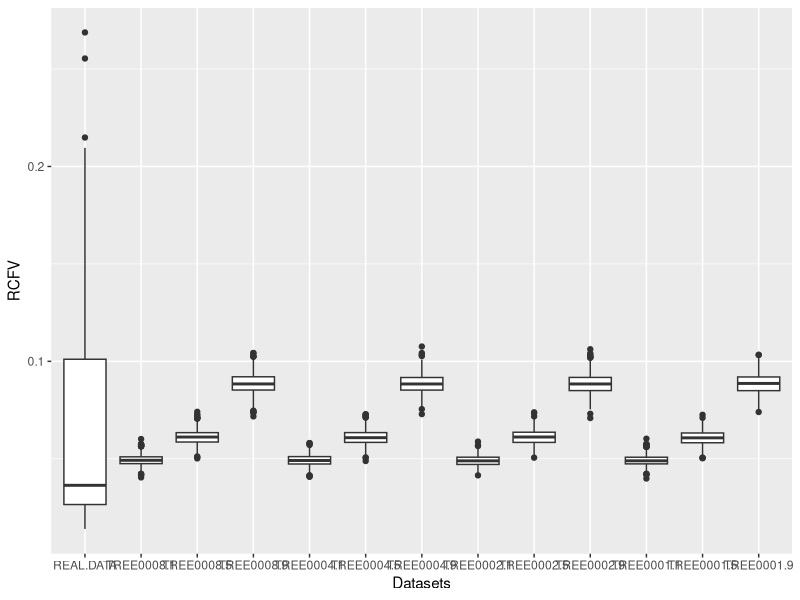

The R script that drew this image:
setwd("~/Dropbox/Dissertation/Ctenophore-Sponge_Debate/Paper/Post_Review_Analyses/Real_data_RCFV/Statistical_analyses/")
data <- read.csv('rcfv_real_v_sim.csv')

#Box-plots of real data vs simulated data
library (ggplot2)
all<- stack(data)
all <-na.omit(all)
ggplot(all, aes(x=ind, y=values)) + geom_boxplot() + labs(x="Datasets", y="RCFV")

#Calculations of median for real vs simulated datasets with inflation parameter set to 0.9
high <- c(data$TREE0008.9, data$TREE0004.9, data$TREE0002.9, data$TREE0001.9)
median (high)
real<- c(data$REAL.DATA)
real <- na.omit(real)
median(real)

#Krukal-Wallis test
kruskal.test(values~ind, data=all)

#Pairwise Wilcoxon Rank Sum Test
pwt<-pairwise.wilcox.test(all$values, all$ind, p.adjust.method = "bonferroni")
sink("pwt.out")
print(pwt)
sink


